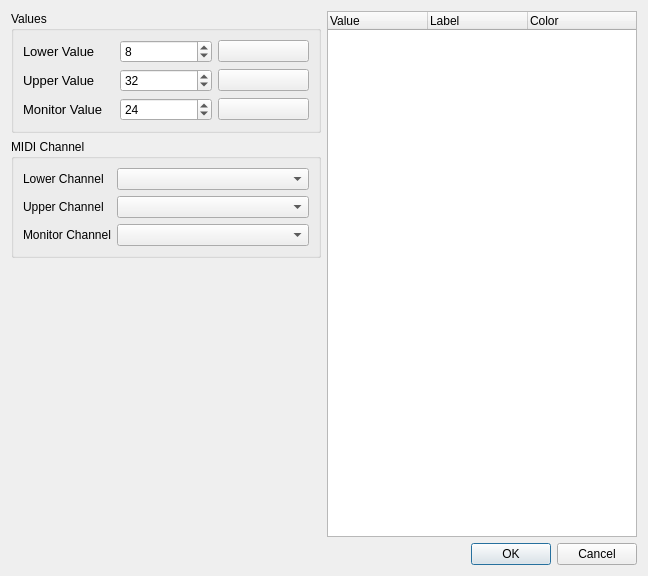
<?xml version="1.0" encoding="UTF-8"?>
<ui version="4.0">
 <class>CustomFeedbackDialog</class>
 <widget class="QDialog" name="CustomFeedbackDialog">
  <property name="geometry">
   <rect>
    <x>0</x>
    <y>0</y>
    <width>648</width>
    <height>576</height>
   </rect>
  </property>
  <property name="windowTitle">
   <string>Custom Feedback Configuration</string>
  </property>
  <layout class="QGridLayout" name="gridLayout_2">
   <item row="0" column="1" rowspan="3">
    <widget class="QTreeWidget" name="m_profileColorsTree">
     <column>
      <property name="text">
       <string>Value</string>
      </property>
     </column>
     <column>
      <property name="text">
       <string>Label</string>
      </property>
     </column>
     <column>
      <property name="text">
       <string>Color</string>
      </property>
     </column>
    </widget>
   </item>
   <item row="0" column="0">
    <widget class="QGroupBox" name="groupBox">
     <property name="sizePolicy">
      <sizepolicy hsizetype="Expanding" vsizetype="Preferred">
       <horstretch>0</horstretch>
       <verstretch>0</verstretch>
      </sizepolicy>
     </property>
     <property name="title">
      <string>Values</string>
     </property>
     <layout class="QGridLayout" name="gridLayout">
      <item row="0" column="0">
       <widget class="QLabel" name="m_lowerLabel">
        <property name="font">
         <font>
          <pointsize>10</pointsize>
         </font>
        </property>
        <property name="text">
         <string>Lower Value</string>
        </property>
       </widget>
      </item>
      <item row="2" column="1">
       <widget class="QSpinBox" name="m_monitorSpin">
        <property name="maximum">
         <number>255</number>
        </property>
        <property name="value">
         <number>24</number>
        </property>
       </widget>
      </item>
      <item row="0" column="1">
       <widget class="QSpinBox" name="m_lowerSpin">
        <property name="maximum">
         <number>255</number>
        </property>
        <property name="value">
         <number>8</number>
        </property>
       </widget>
      </item>
      <item row="2" column="0">
       <widget class="QLabel" name="m_monitorLabel">
        <property name="font">
         <font>
          <pointsize>10</pointsize>
         </font>
        </property>
        <property name="text">
         <string>Monitor Value</string>
        </property>
       </widget>
      </item>
      <item row="1" column="0">
       <widget class="QLabel" name="m_upperLabel">
        <property name="font">
         <font>
          <pointsize>10</pointsize>
         </font>
        </property>
        <property name="text">
         <string>Upper Value</string>
        </property>
       </widget>
      </item>
      <item row="1" column="1">
       <widget class="QSpinBox" name="m_upperSpin">
        <property name="minimum">
         <number>0</number>
        </property>
        <property name="maximum">
         <number>255</number>
        </property>
        <property name="value">
         <number>32</number>
        </property>
       </widget>
      </item>
      <item row="0" column="2">
       <widget class="QPushButton" name="m_lowerColor">
        <property name="toolTip">
         <string>Color Selection</string>
        </property>
        <property name="text">
         <string notr="true"/>
        </property>
       </widget>
      </item>
      <item row="1" column="2">
       <widget class="QPushButton" name="m_upperColor">
        <property name="toolTip">
         <string>Color Selection</string>
        </property>
        <property name="text">
         <string notr="true"/>
        </property>
       </widget>
      </item>
      <item row="2" column="2">
       <widget class="QPushButton" name="m_monitorColor">
        <property name="toolTip">
         <string>Color Selection</string>
        </property>
        <property name="text">
         <string notr="true"/>
        </property>
       </widget>
      </item>
     </layout>
    </widget>
   </item>
   <item row="2" column="0">
    <spacer name="verticalSpacer">
     <property name="orientation">
      <enum>Qt::Orientation::Vertical</enum>
     </property>
     <property name="sizeHint" stdset="0">
      <size>
       <width>20</width>
       <height>40</height>
      </size>
     </property>
    </spacer>
   </item>
   <item row="3" column="0" colspan="2">
    <widget class="QDialogButtonBox" name="buttonBox">
     <property name="orientation">
      <enum>Qt::Orientation::Horizontal</enum>
     </property>
     <property name="standardButtons">
      <set>QDialogButtonBox::StandardButton::Cancel|QDialogButtonBox::StandardButton::Ok</set>
     </property>
    </widget>
   </item>
   <item row="1" column="0">
    <widget class="QGroupBox" name="m_midiChannelGroup">
     <property name="title">
      <string>MIDI Channel</string>
     </property>
     <layout class="QGridLayout" name="gridLayout_3">
      <item row="1" column="0">
       <widget class="QLabel" name="label_2">
        <property name="text">
         <string>Upper Channel</string>
        </property>
       </widget>
      </item>
      <item row="0" column="0">
       <widget class="QLabel" name="label">
        <property name="sizePolicy">
         <sizepolicy hsizetype="Minimum" vsizetype="Preferred">
          <horstretch>0</horstretch>
          <verstretch>0</verstretch>
         </sizepolicy>
        </property>
        <property name="text">
         <string>Lower Channel</string>
        </property>
       </widget>
      </item>
      <item row="0" column="1">
       <widget class="QComboBox" name="m_lowerChannelCombo">
        <property name="sizePolicy">
         <sizepolicy hsizetype="MinimumExpanding" vsizetype="Fixed">
          <horstretch>0</horstretch>
          <verstretch>0</verstretch>
         </sizepolicy>
        </property>
       </widget>
      </item>
      <item row="1" column="1">
       <widget class="QComboBox" name="m_upperChannelCombo"/>
      </item>
      <item row="2" column="0">
       <widget class="QLabel" name="label_3">
        <property name="text">
         <string>Monitor Channel</string>
        </property>
       </widget>
      </item>
      <item row="2" column="1">
       <widget class="QComboBox" name="m_monitorChannelCombo"/>
      </item>
     </layout>
    </widget>
   </item>
  </layout>
 </widget>
 <tabstops>
  <tabstop>m_lowerSpin</tabstop>
  <tabstop>m_lowerColor</tabstop>
  <tabstop>m_upperSpin</tabstop>
  <tabstop>m_upperColor</tabstop>
  <tabstop>m_monitorSpin</tabstop>
  <tabstop>m_monitorColor</tabstop>
  <tabstop>m_lowerChannelCombo</tabstop>
  <tabstop>m_upperChannelCombo</tabstop>
  <tabstop>m_monitorChannelCombo</tabstop>
  <tabstop>m_profileColorsTree</tabstop>
 </tabstops>
 <resources/>
 <connections>
  <connection>
   <sender>buttonBox</sender>
   <signal>accepted()</signal>
   <receiver>CustomFeedbackDialog</receiver>
   <slot>accept()</slot>
   <hints>
    <hint type="sourcelabel">
     <x>248</x>
     <y>254</y>
    </hint>
    <hint type="destinationlabel">
     <x>157</x>
     <y>274</y>
    </hint>
   </hints>
  </connection>
  <connection>
   <sender>buttonBox</sender>
   <signal>rejected()</signal>
   <receiver>CustomFeedbackDialog</receiver>
   <slot>reject()</slot>
   <hints>
    <hint type="sourcelabel">
     <x>316</x>
     <y>260</y>
    </hint>
    <hint type="destinationlabel">
     <x>286</x>
     <y>274</y>
    </hint>
   </hints>
  </connection>
 </connections>
</ui>
